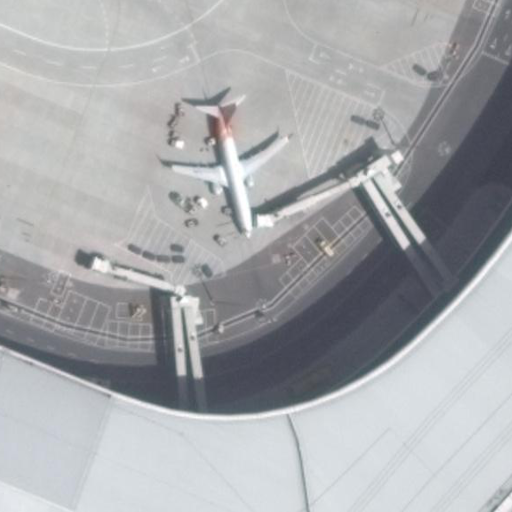
#> input picture Noise_Data_Augmentation/input_images/P0000__512__2304___1536.png, 512 x 512 px
$ python main.py
#> lines starting #> are read from the running program, lines starting #| are printed output that depends on the picture; after the words box and inside, x2 and y2 are one past the last pixel; in counts of white or black regions, pixels touching at a corner belong together
#> further down, src is the input picture: shape (512, 512, 3); mean B, G, R 172.1, 169.2, 167.3
### Noise_Data_Augmentation/noise_utils.py
import numpy as np
import cv2


def striping_noise_generator(src, noise_strength=10, stripe_width=2, direction='horizontal'):
#> called with noise_strength = 12, stripe_width = 2, direction = 'horizontal'
    rows, cols, channels = src.shape
#> rows = 512; cols = 512; channels = 3

    if direction == "horizontal":
        # 각 stripe_width 개의 행마다 동일한 노이즈 값을 가지도록 노이즈 생성
        num_stripes = rows // stripe_width  # stripe_width 줄씩 묶어서 노이즈를 적용할 수 있는 줄의 개수
#> num_stripes = 256
        stripe_noise = np.random.randint(-noise_strength, noise_strength, size=(num_stripes, 1, 1))

        # stripe_width 줄씩 동일한 노이즈를 적용하여 새로운 노이즈 배열 생성
        stripe_noise = np.repeat(stripe_noise, stripe_width, axis=0)

        # 만약 총 행 수가 stripe_width로 나누어 떨어지지 않으면 남은 행에도 노이즈를 추가
        if stripe_noise.shape[0] < rows:
            extra_rows = rows - stripe_noise.shape[0]
            stripe_noise = np.vstack(
                [stripe_noise, np.random.randint(-noise_strength, noise_strength, size=(extra_rows, 1, 1))])

        # 채널 수와 동일한 크기로 노이즈 확장 (BGR 모두 같은 노이즈 적용)
        stripe_noise = np.repeat(stripe_noise, channels, axis=2)

        # 원본 이미지에 노이즈 더하기
        striped_image_array = src + stripe_noise

    elif direction == "vertical":
        # 각 stripe_width 개의 열마다 동일한 노이즈 값을 가지도록 노이즈 생성
        num_stripes = cols // stripe_width
        stripe_noise = np.random.randint(-noise_strength, noise_strength, size=(1, num_stripes, 1))

        # stripe_width 열씩 동일한 노이즈를 적용하여 새로운 노이즈 배열 생성
        stripe_noise = np.repeat(stripe_noise, stripe_width, axis=1)

        # 만약 총 열 수가 stripe_width로 나누어 떨어지지 않으면 남은 열에도 노이즈를 추가
        if stripe_noise.shape[1] < cols:
            extra_cols = cols - stripe_noise.shape[1]
            stripe_noise = np.hstack(
                [stripe_noise, np.random.randint(-noise_strength, noise_strength, size=(1, extra_cols, 1))])

        # 채널 수와 동일한 크기로 노이즈 확장 (BGR 모두 같은 노이즈 적용)
        stripe_noise = np.repeat(stripe_noise, channels, axis=2)

        # 원본 이미지에 노이즈 더하기
        striped_image_array = src + stripe_noise

    else:
        raise ValueError("direction 파라미터는 'horizontal' 또는 'vertical' 값만 허용합니다.")

    # 유효한 픽셀 값으로 클리핑
    striped_image_array = np.clip(striped_image_array, 0, 255)

    # 데이터 타입 변환 (uint8로 변환)
    striped_image = striped_image_array.astype(np.uint8)

    return striped_image


def missing_line_generator(src, num_threshold=10, len_threshold=512):
#> called with num_threshold = 15, len_threshold = 512
    rows, cols, channels = src.shape
#> rows = 512; cols = 512; channels = 3
    missing_line_image = src.copy()

    # 무작위로 삭제할 줄의 인덱스 선택
    missing_rows = np.random.choice(rows, size=np.random.randint(1, num_threshold + 1), replace=False)
    for row in missing_rows:
        # 결손 시작 위치와 길이 설정
        start_col = np.random.randint(0, cols / 2)  # 결손 시작 위치
        line_length = np.random.randint(100, len_threshold + 1)  # 결손 길이 (100부터 len_threshold까지)

        # 결손 구간이 이미지 경계를 넘어가지 않도록 설정
        end_col = min(start_col + line_length, cols)

        # 해당 가로 줄에서 결손 구간을 0으로 설정
        missing_line_image[row, start_col:end_col, :] = 0
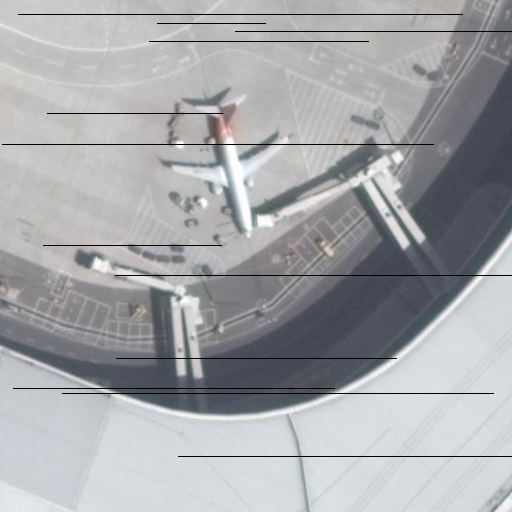
#> missing_line_image: shape (512, 512, 3); 1.37% of pixels changed, all inside (x1, y1, x2, y2) = (2, 14, 512, 457)

    return missing_line_image


def haze_noise_generator(src, intensity=0.5):
    # 이미지 크기 확인
#> called with intensity = 0.5
    height, width, channels = src.shape
#> height = 512; width = 512; channels = 3

    # 흰색 조명의 헤이즈 효과 생성
    white_haze = np.full((height, width, channels), 255, dtype=np.uint8)

    # 원본 이미지와 헤이즈 블렌딩
    hazy_image = cv2.addWeighted(src, 1 - intensity, white_haze, intensity, 0)

    return hazy_image


# [5 lines left out: function gaussian_noise_generator, not called in this run]


def salt_pepper_noise_generator(src):
    noisy_image = np.copy(src)
    s_vs_p = 0.5
    amount = 0.02

    # Salt 노이즈 (흰색) 추가
    num_salt = np.ceil(amount * src.size * s_vs_p / src.shape[2])  # 채널 수로 나누어 픽셀 수로 맞춤
#> num_salt = 2622
    coords = [np.random.randint(0, i - 1, int(num_salt)) for i in src.shape[:2]]
    noisy_image[coords[0], coords[1], :] = 255  # 해당 좌표에 흰색 노이즈 적용

    # Pepper 노이즈 (검은색) 추가
    num_pepper = np.ceil(amount * src.size * (1.0 - s_vs_p) / src.shape[2])
#> num_pepper = 2622
    coords = [np.random.randint(0, i - 1, int(num_pepper)) for i in src.shape[:2]]
    noisy_image[coords[0], coords[1], :] = 0  # 해당 좌표에 검은색 노이즈 적용

    return noisy_image


def poisson_noise_generator(src):
    noisy_image = np.copy(src)
    for i in range(src.shape[2]):  # 채널별로 독립적으로 적용
        noisy_image[:, :, i] = np.random.poisson(src[:, :, i]).astype(np.uint8)
    return noisy_image


def atmospheric_noise_generator(src, blue_intensity=0.3, green_intensity=0.1, red_intensity=0.05, contrast=0.7):
    # 이미지 정규화 (0~1)
#> called with blue_intensity = 0.3, green_intensity = 0.1, red_intensity = 0.05, contrast = 0.7
    src = src / 255.0

    # 채널별로 다른 강도의 산란 효과 추가
    haze_effect = src.copy()
    haze_effect[:, :, 0] += blue_intensity  # 파란색 채널
    haze_effect[:, :, 1] += green_intensity  # 녹색 채널
    haze_effect[:, :, 2] += red_intensity  # 빨간색 채널
    haze_effect = np.clip(haze_effect, 0, 1)
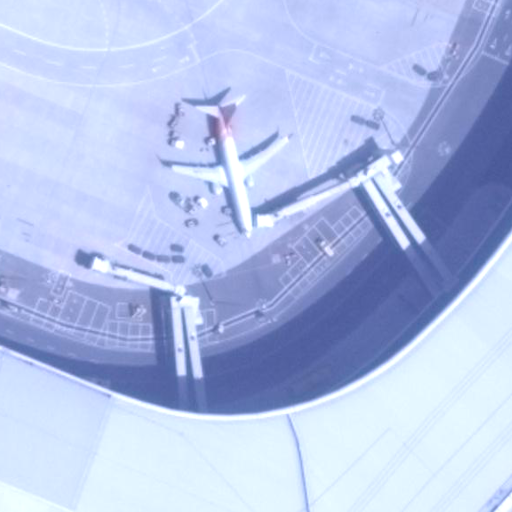
#> haze_effect: shape (512, 512, 3) float64; mean of channels 0, 1, 2 0.913, 0.763, 0.706; drawn as B, G, R

    # 대비 감소 효과
    mean_intensity = np.mean(haze_effect, axis=(0, 1), keepdims=True)
#> mean_intensity = [[0.913, 0.763, 0.706]]
    contrast_effect = mean_intensity + contrast * (haze_effect - mean_intensity)

    # 결과 이미지
    noisy_image = np.clip(contrast_effect, 0, 1)
    return (noisy_image * 255).astype(np.uint8)


def terrain_noise_generator(src, noise_intensity=0.3, scale=5):
    # 이미지를 0~1 범위로 정규화
#> called with noise_intensity = 0.3, scale = 5
    src = src / 255.0

    # Terrain 노이즈 패턴 생성
    terrain_pattern = np.random.rand(src.shape[0], src.shape[1], 1) * noise_intensity
    terrain_noise = terrain_pattern * np.sin(np.linspace(0, scale * np.pi, src.shape[1])).reshape(1, -1, 1)
    noisy_image = src + terrain_noise
    noisy_image = np.clip(noisy_image, 0, 1)

    return (noisy_image * 255).astype(np.uint8)


def vignetting_noise_generator(src, strength=0.4):
    # strength: 비네팅 강도 (0 ~ 1 사이의 값, 높을수록 강함)

#> called with strength = 0.4
    rows, cols = src.shape[:2]
#> rows = 512; cols = 512

    # power: 거리의 지수 적용 값 (높을수록 급격히 어두워짐)
    power = 2.3

    # 거리 기반 마스크 생성 (중앙에서 가장자리로 갈수록 값이 작아짐)
    X_result, Y_result = np.meshgrid(np.linspace(-1, 1, cols), np.linspace(-1, 1, rows))
    distance = np.sqrt(X_result ** 2 + Y_result ** 2)

    # 거리의 지수화를 통해 가장자리와 중앙의 차이를 크게 만듦
    mask = 1 - (distance ** power * strength)
    mask = np.clip(mask, 0, 1)

    # 컬러 이미지인 경우 마스크를 3채널로 확장
    if len(src.shape) == 3 and src.shape[2] == 3:
        mask = cv2.merge([mask] * 3)

    # 비네팅 마스크를 이미지에 곱해서 가장자리 어둡게
    vignetting_image = src * mask
    return np.clip(vignetting_image, 0, 255).astype(np.uint8)


def sun_angle_noise_generator(src, angle=45, intensity=0.5, gamma=1.0):
    """
    태양 고도각에 따른 노이즈를 생성합니다.

    Parameters:
    src (numpy.ndarray): 원본 이미지
    angle (float): 태양의 고도각 (0 ~ 90도)
    intensity (float): 조명의 강도 (0 ~ 1 사이의 값)
    gamma (float): 감마 보정 값 (1.0 이상 권장)

    Returns:
    numpy.ndarray: 노이즈가 추가된 이미지
    """
#> called with angle = 45, intensity = 0.7, gamma = 1
    rows, cols = src.shape[:2]
#> rows = 512

    # 고도각을 라디안으로 변환 후 sin 값을 계산
    angle_rad = np.deg2rad(angle)
    sin_alpha = np.sin(angle_rad)

    # 고도각이 낮을 때 안전 장치 추가
    if sin_alpha < 0.1:  # 특정 각도 이하에서는 최소 밝기값으로 설정
        sin_alpha = 0.1

    # 노이즈 강도 계산 (감마 보정을 추가하여 비선형 효과 적용)
    noise_factor = 1 / (sin_alpha ** gamma * intensity + (1 - intensity))

    # 이미지에 노이즈 적용
    noisy_image = src * noise_factor

    # 값의 범위를 0 ~ 255로 클리핑하고 정수형으로 변환
    noisy_image = np.clip(noisy_image, 0, 255).astype(np.uint8)
    return noisy_image

### Noise_Data_Augmentation/option.py
from noise_utils import *


def option_1(src):
    opt1_image = src.copy()
    opt1_image = striping_noise_generator(opt1_image)
#> call 2 of striping_noise_generator, with noise_strength = 10, stripe_width = 2, direction = 'horizontal'
#> in striping_noise_generator (call 2), `striped_image_array = src + stripe_noise`:
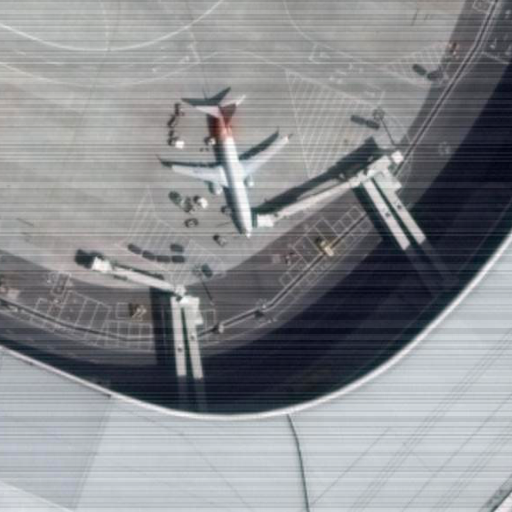
#> striped_image_array: shape (512, 512, 3) int64; mean B, G, R 171.6, 168.6, 166.8; drawn with min black and max white
    opt1_image = salt_pepper_noise_generator(opt1_image)
    opt1_image = haze_noise_generator(opt1_image)
#> in haze_noise_generator (call 2), `white_haze = np.full((height, width, channels), 255, dtype=np.uint8)`: white_haze: shape (512, 512, 3); every value is 255
    return opt1_image


def option_2(src):
    opt2_image = src.copy()
    opt2_image = missing_line_generator(opt2_image)
#> call 2 of missing_line_generator, with num_threshold = 10, len_threshold = 512
#> after the loop in missing_line_generator (call 2), `for row in missing_rows:`:
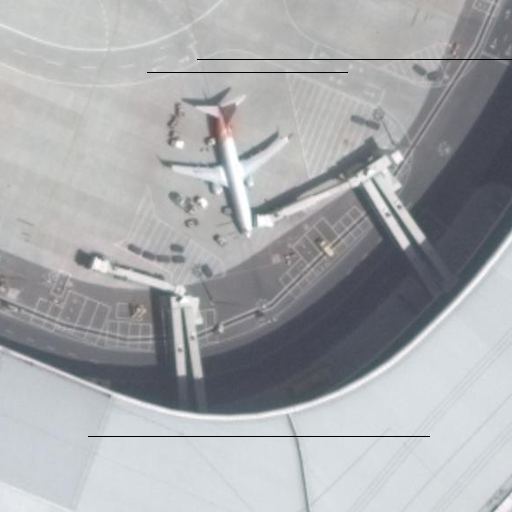
#> missing_line_image: shape (512, 512, 3); 0.33% of pixels changed, all inside (x1, y1, x2, y2) = (88, 59, 512, 437)
    opt2_image = atmospheric_noise_generator(opt2_image)
#> call 2 of atmospheric_noise_generator, with blue_intensity = 0.3, green_intensity = 0.1, red_intensity = 0.05, contrast = 0.7
#> in atmospheric_noise_generator (call 2), `haze_effect[:, :, 0] += blue_intensity`:
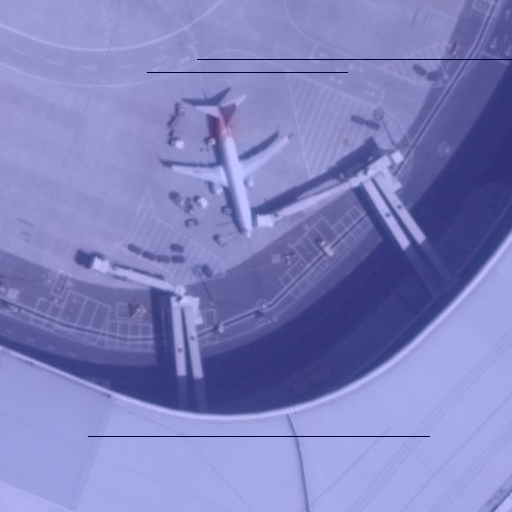
#> haze_effect: shape (512, 512, 3) float64; mean of channels 0, 1, 2 0.973, 0.661, 0.654; drawn with min black and max white
#> in atmospheric_noise_generator (call 2), `mean_intensity = np.mean(haze_effect, axis=(0, 1), keepdims=True)`: mean_intensity = [[0.91, 0.761, 0.704]]
    opt2_image = vignetting_noise_generator(opt2_image)
#> call 2 of vignetting_noise_generator, with strength = 0.4
#> in vignetting_noise_generator (call 2), `vignetting_image = src * mask`:
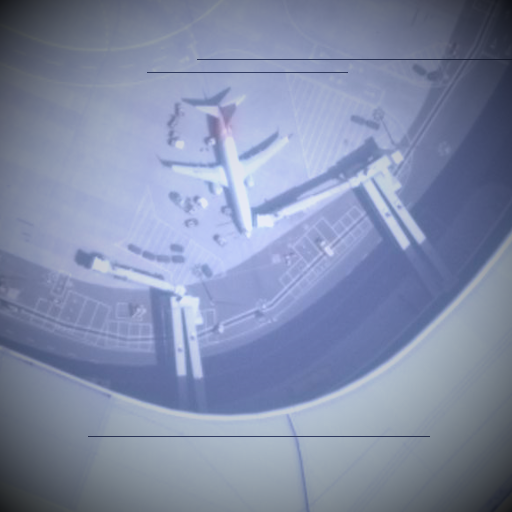
#> vignetting_image: shape (512, 512, 3) float64; mean B, G, R 170, 140.8, 130.1
    return opt2_image


def option_3(src):
    opt3_image = src.copy()
    opt3_image = striping_noise_generator(opt3_image, direction='vertical')
    opt3_image = sun_angle_noise_generator(opt3_image)
    opt3_image = terrain_noise_generator(opt3_image)
#> call 2 of terrain_noise_generator, with noise_intensity = 0.3, scale = 5
#> in terrain_noise_generator (call 2), `noisy_image = np.clip(noisy_image, 0, 1)`:
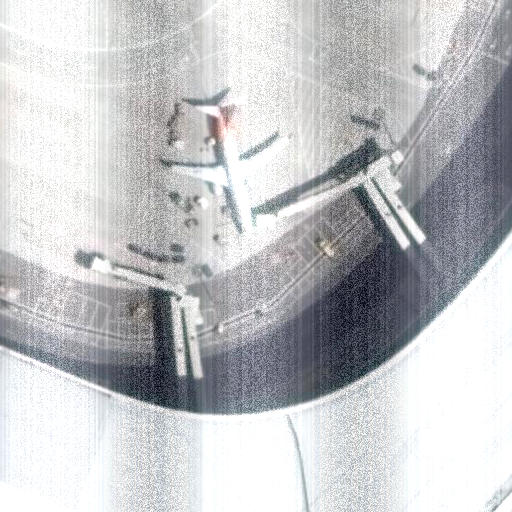
#> noisy_image: shape (512, 512, 3) float64; mean of channels 0, 1, 2 0.778, 0.768, 0.762; drawn as B, G, R
    return opt3_image

### Noise_Data_Augmentation/main.py
from option import *

if __name__ == '__main__':
    # 이미지 불러오기 (cv2는 BGR 형식으로 이미지를 불러옴)
    image_path = 'input_images/P0000__512__2304___1536.png'  # 원본 이미지 경로
    src = cv2.imread(image_path)

    # striping noise 생성
    striped_image = striping_noise_generator(src, noise_strength=12, stripe_width=2, direction='horizontal')

    # missing line noise 생성
    missing_line_image = missing_line_generator(src, num_threshold=15, len_threshold=512)

    # haze_noise 생성
    hazed_image = haze_noise_generator(src, intensity=0.5)

    # Salt-and-Pepper noise 생성
    salt_pepper_image = salt_pepper_noise_generator(src)

    # Poisson noise 생성
    poisson_image = poisson_noise_generator(src)

    # Atmospheric noise 생성
    atmospheric_image = atmospheric_noise_generator(src, blue_intensity=0.3, green_intensity=0.1, red_intensity=0.05, contrast=0.7)

    # Terrain noise 생성
    terrain_image = terrain_noise_generator(src, noise_intensity=0.3, scale=5)

    # Vignetting noise 생성
    vignetting_image = vignetting_noise_generator(src, strength=0.4)

    # Sun Angle noise 생성
    sun_angle_image = sun_angle_noise_generator(src, angle=45, intensity=0.7, gamma=1.0)

    # [9 lines of commented-out code are left out]
    cv2.imshow('Original Image', src)
    cv2.imshow('Striped Image', striped_image)
    cv2.imshow('Missing Line Image', missing_line_image)
    cv2.imshow('Hazed Image', hazed_image)
    cv2.imshow("Salt and Pepper Noise", salt_pepper_image)
    cv2.imshow("Poisson Noise", poisson_image)
    cv2.imshow("Atmospheric Noise", atmospheric_image)
    cv2.imshow("Terrain Noise", terrain_image)
    cv2.imshow("Vignetting Noise", vignetting_image)
    cv2.imshow("Sun Angle Noise", sun_angle_image)

    opt1 = option_1(src)
    opt2 = option_2(src)
    opt3 = option_3(src)

    cv2.imshow("Option1 Image", opt1)
    cv2.imshow("Option2 Image", opt2)
    cv2.imshow("Option3 Image", opt3)

    cv2.waitKey(0)  # 키 입력을 기다림
    cv2.destroyAllWindows()

$ run again, with Noise_Data_Augmentation/input_images/P0000__512__0___3840.png copied over Noise_Data_Augmentation/input_images/P0000__512__2304___1536.png
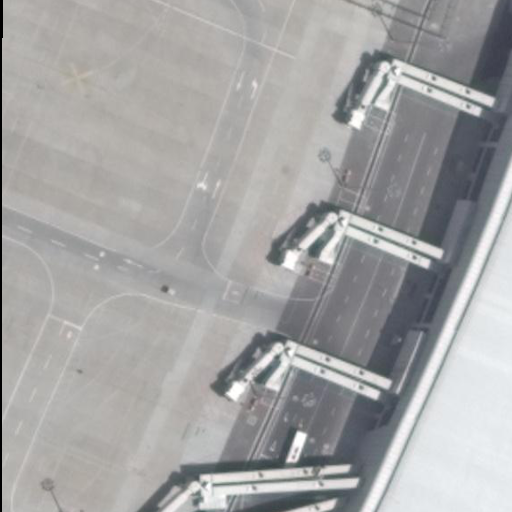
#> input picture Noise_Data_Augmentation/input_images/P0000__512__0___3840.png, 512 x 512 px
#> src is the input picture: shape (512, 512, 3); mean B, G, R 164.1, 164.2, 164.2
#> mean_intensity = [[0.915, 0.742, 0.694]]
#> white_haze: shape (512, 512, 3); every value is 255
#> after the loop in missing_line_generator (call 2), `for row in missing_rows:`:
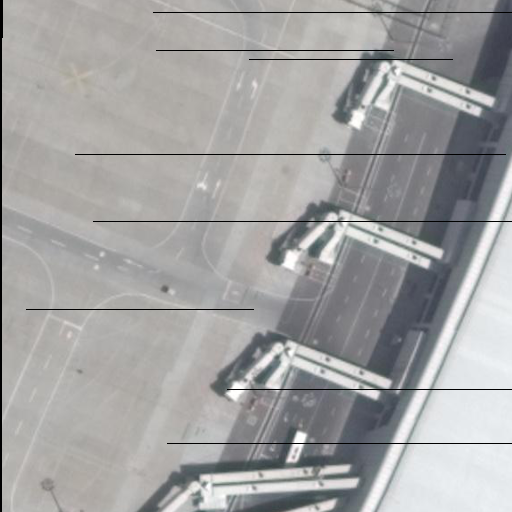
#> missing_line_image: shape (512, 512, 3); 0.96% of pixels changed, all inside (x1, y1, x2, y2) = (26, 12, 512, 444)
#> in terrain_noise_generator (call 2), `noisy_image = np.clip(noisy_image, 0, 1)`:
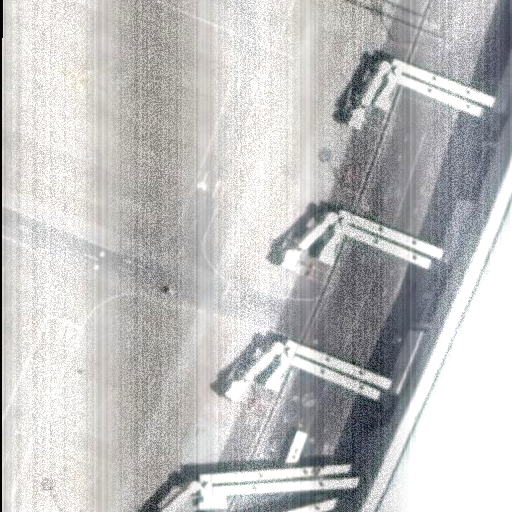
#> noisy_image: shape (512, 512, 3) float64; mean of channels 0, 1, 2 0.753, 0.754, 0.755; drawn as B, G, R

$ run again, with Noise_Data_Augmentation/input_images/P0000__512__2304___1920.png copied over Noise_Data_Augmentation/input_images/P0000__512__2304___1536.png
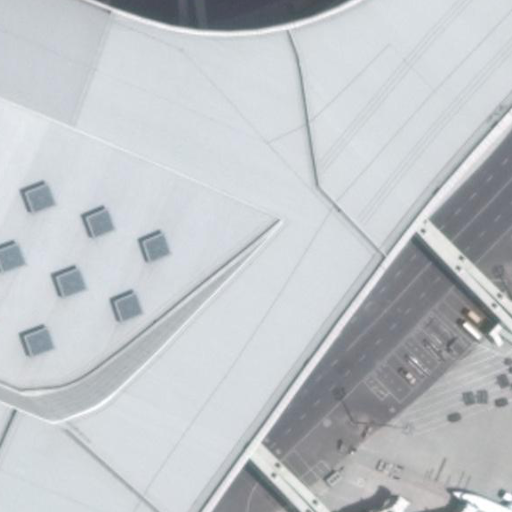
#> input picture Noise_Data_Augmentation/input_images/P0000__512__2304___1920.png, 512 x 512 px
#> src is the input picture: shape (512, 512, 3); mean B, G, R 201.1, 197.3, 193.1
#> mean_intensity = [[0.967, 0.873, 0.807]]
#> white_haze: shape (512, 512, 3); every value is 255
#> in atmospheric_noise_generator (call 2), `haze_effect = np.clip(haze_effect, 0, 1)`:
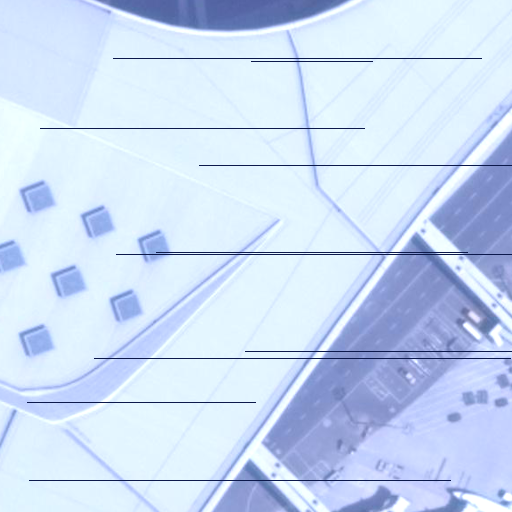
#> haze_effect: shape (512, 512, 3) float64; mean of channels 0, 1, 2 0.959, 0.864, 0.798; drawn as B, G, R
#> mean_intensity = [[0.959, 0.864, 0.798]]
#> in terrain_noise_generator (call 2), `noisy_image = np.clip(noisy_image, 0, 1)`:
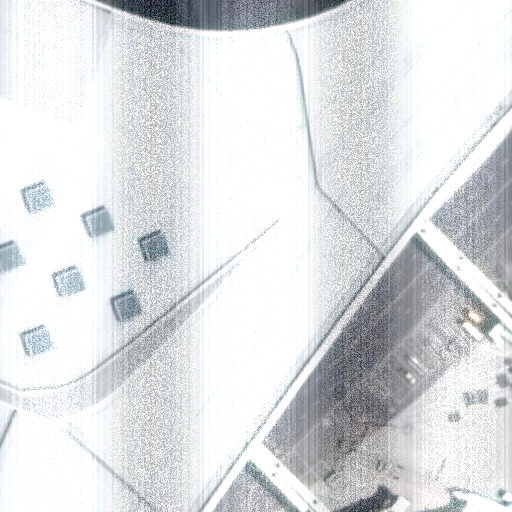
#> noisy_image: shape (512, 512, 3) float64; mean of channels 0, 1, 2 0.885, 0.876, 0.867; drawn as B, G, R

$ run again, with Noise_Data_Augmentation/input_images/P0013__512__768___1152.png copied over Noise_Data_Augmentation/input_images/P0000__512__2304___1536.png
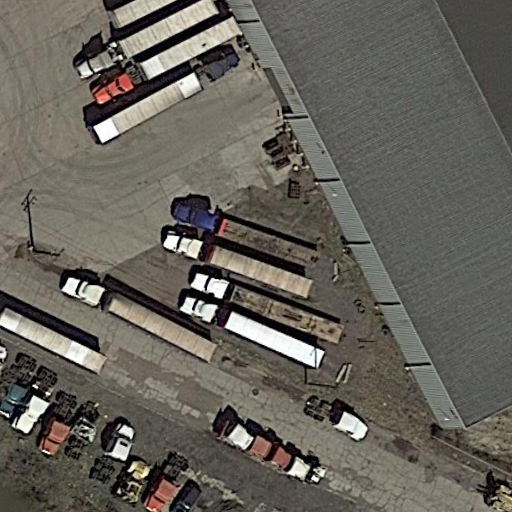
#> input picture Noise_Data_Augmentation/input_images/P0013__512__768___1152.png, 512 x 512 px
#> src is the input picture: shape (512, 512, 3); mean B, G, R 91, 98.4, 102
#> mean_intensity = [[0.651, 0.485, 0.45]]
#> white_haze: shape (512, 512, 3); every value is 255
#> in atmospheric_noise_generator (call 2), `haze_effect[:, :, 1] += green_intensity`:
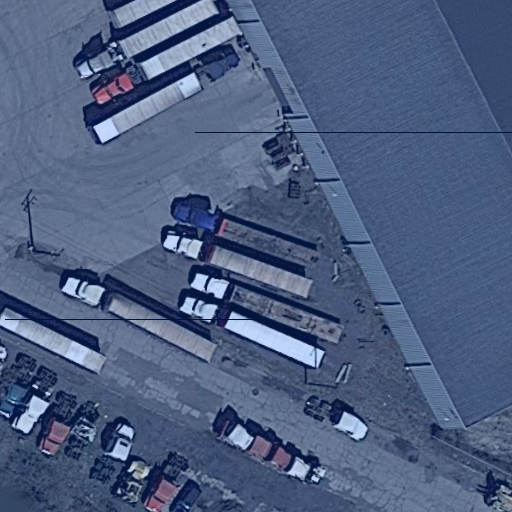
#> haze_effect: shape (512, 512, 3) float64; mean of channels 0, 1, 2 0.656, 0.485, 0.399; drawn with min black and max white
#> mean_intensity = [[0.65, 0.484, 0.449]]
